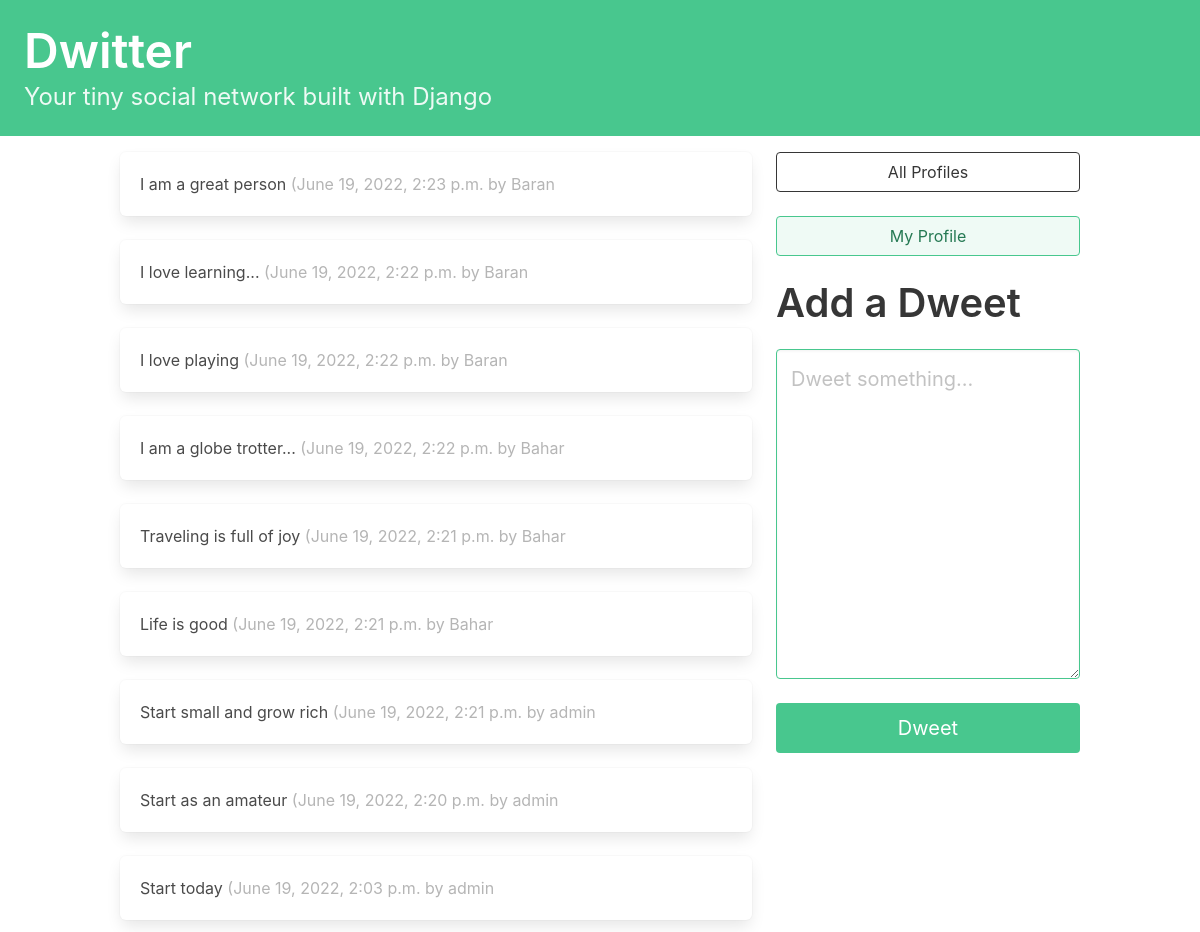
The app's page / (signed in), older data.
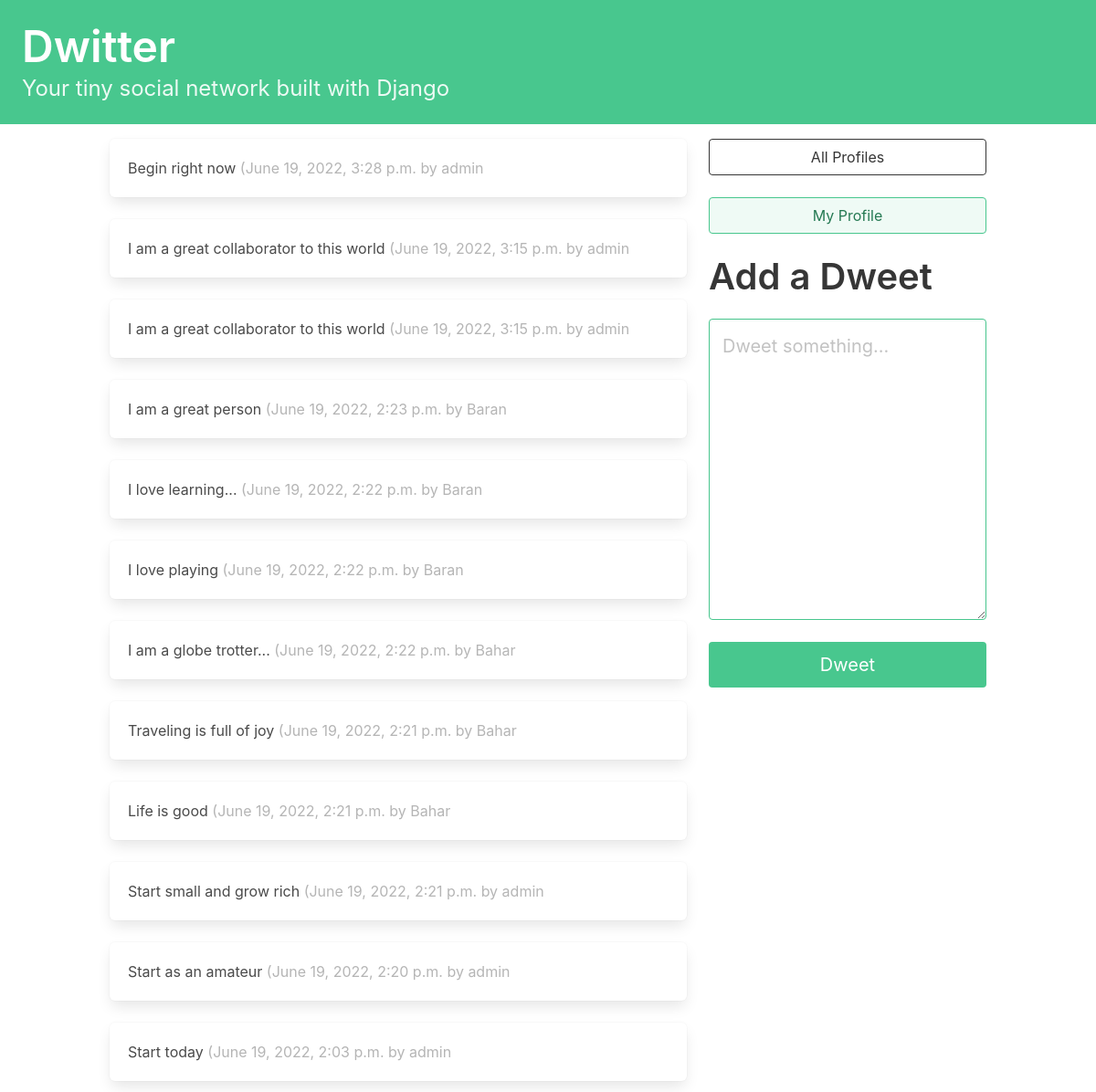
The same page, newer data.
### dwitter/models.py (models this page shows, shortened)
class Dweet(models.Model):
    user = models.ForeignKey(User, on_delete=models.CASCADE, related_name='dweets')
    body = models.CharField(max_length=140)
    created_at = models.DateTimeField(auto_now_add=True)

### dwitter/views.py (the view)
# urls.py: path("", dashboard, name='dashboard'),
def dashboard(request):
    form = DweetForm(request.POST or None)
    if request.method == "POST":
        if form.is_valid():
            dweet = form.save(commit=False)
            dweet.user = request.user
            dweet.save()
            return redirect("dwitter:dashboard")
    followed_dweets = Dweet.objects.filter(
        user__profile__in=request.user.profile.follows.all()
    ).order_by('-created_at')
    return render(request, "dwitter/dashboard.html", {"form": form, 'dweets': followed_dweets})

### dwitter/forms.py
class DweetForm(forms.ModelForm):
    body = forms.CharField(
        required=True,
        widget=forms.widgets.Textarea(
            attrs={
                "placeholder": "Dweet something...",
                "class": "textarea is-success is-medium",
            }
        ),
        label="",
        )
    class Meta:
        model = Dweet
        exclude =("user",)

### templates/dwitter/dashboard.html (shortened to what this page needs)
{% extends 'base.html' %}
{% block content %}
<div class="column">
        {% for dweet in dweets %}
            <div class="box">
                {{ dweet.body }}
                <span class="is-small has-text-grey-light">
                    ({{ dweet.created_at }} by {{ dweet.user.username }}
                </span>
            </div>
        {% endfor %}
</div>
<div class="column is-one-third">
    <div class="block">
        <a href="{% url 'dwitter:profile_list' %} ">
            <button class="button is-dark is-outlined is-fullwidth">
                All Profiles
            </button>
        </a>
    </div>
    <div class="block">
        <a href="{% url 'dwitter:profile' request.user.profile.id %} ">
            <button class="button is-success is-light is-outlined is-fullwidth">
                My Profile
            </button>
        </a>
    </div>
    <div class="block">
        <h2 class="title is-2">Add a Dweet</p>
    </div>
    <div class="block">
    <form method="post">
        {{ form.as_p }}
        <button class="button is-success is-fullwidth is-medium mt-5"
                type="submit">Dweet
        </button>
    </form>
</div>
</div>
{% endblock content %}

Row changes from the older to the newer data that the page shows:
added Dweet: body "Begin right now", created_at "June 19, 2022, 3:28 p.m.", user.username "admin"
added Dweet: body "I am a great collaborator to this world", created_at "June 19, 2022, 3:15 p.m.", user.username "admin"
added Dweet: body "I am a great collaborator to this world", created_at "June 19, 2022, 3:15 p.m.", user.username "admin"
